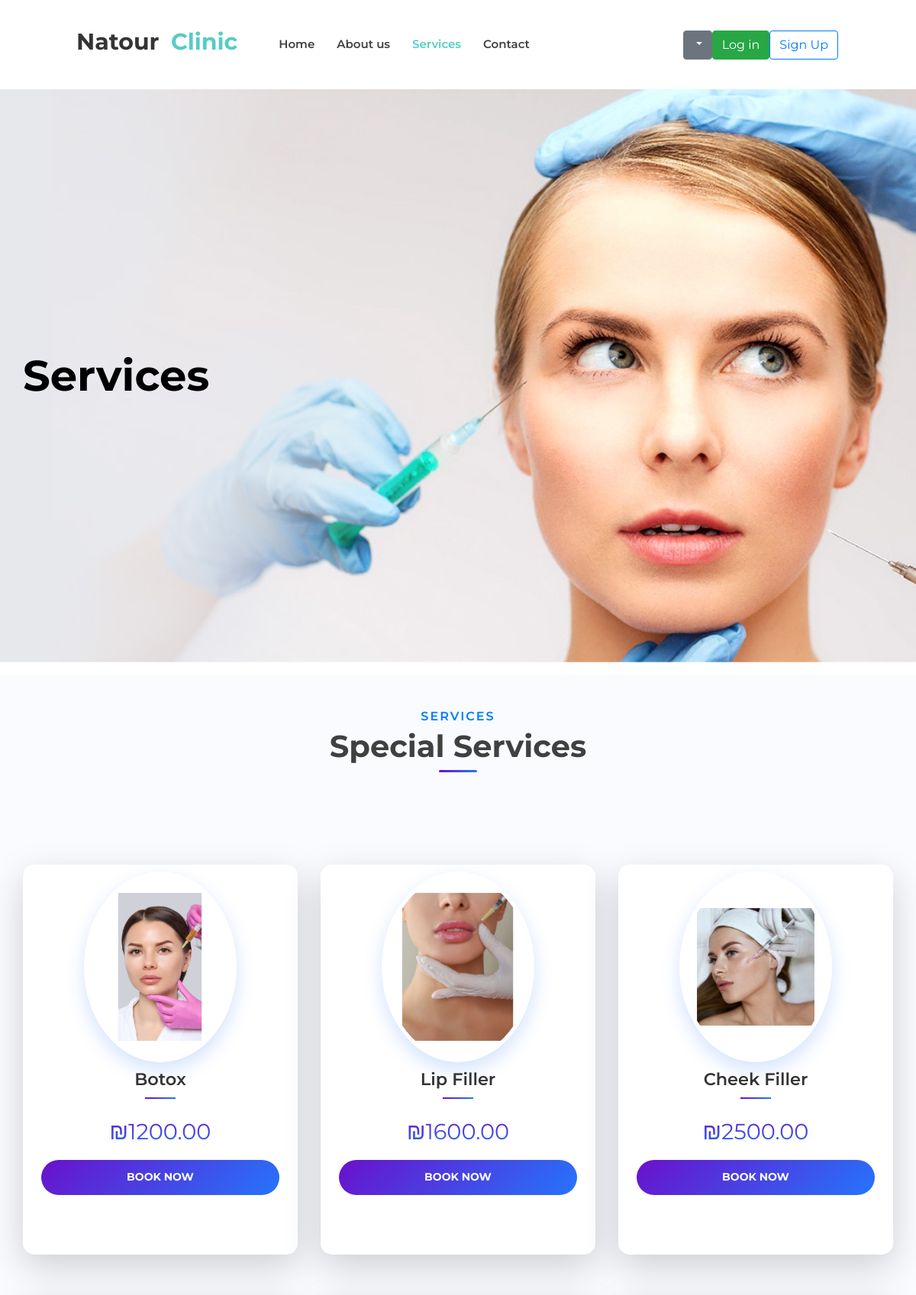
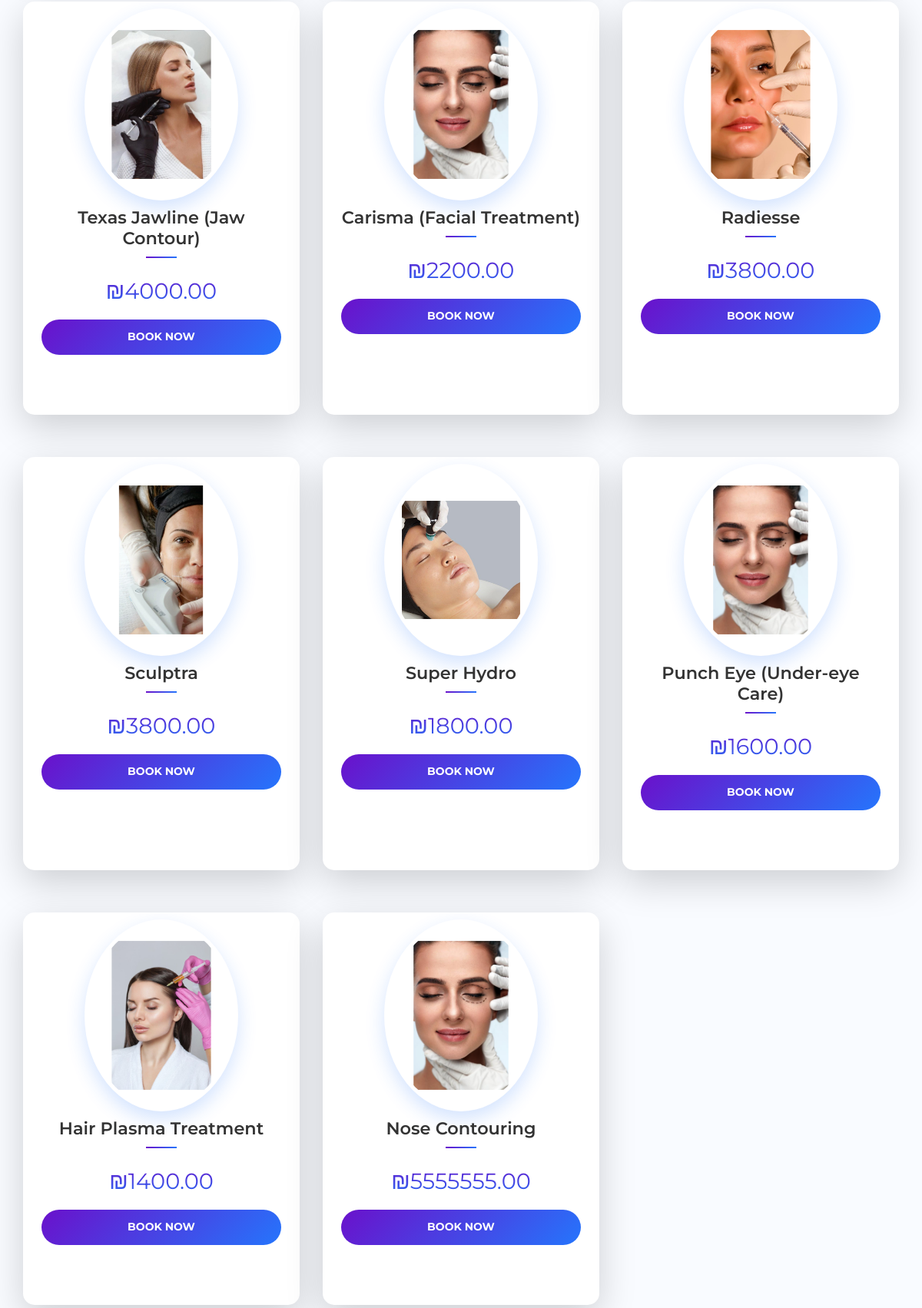
Page /services/ (upper part) on the committed database (2 pictures, top to bottom).
### home/models.py (models this page shows, shortened)
class Service(models.Model):
    name = models.CharField(max_length=255, verbose_name="اسم الخدمة")
    price = models.DecimalField(max_digits=10, decimal_places=2, verbose_name="السعر")
    icon = models.ImageField(upload_to='service_icons/', verbose_name="الأيقونة")
    is_active = models.BooleanField(default=True, verbose_name="نشط؟")
    class Meta:
        verbose_name = "خدمة"
        verbose_name_plural = "الخدمات"

### services/views.py (the view)
# urls.py: path('services/', include('services.urls', namespace='services')),
def services(request):
    service = Service.objects.filter(is_active=True)[:20]
    return render(request, 'services/services.html',{'service': service})

### services/templates/services/services.html (shortened to what this page needs)
{% extends 'base.html' %}
{% load i18n %}
{% load static %}
{% block body %}
    <div class="home d-flex flex-column align-items-start justify-content-end">
        <div class="parallax_background parallax-window" data-parallax="scroll" data-image-src="{% static 'images/yah.jpg' %}" data-speed="0.8"></div>
        <div class="home_container">
            <div class="container">
                <div class="row">
                    <div class="col">
                        <div class="home_content animated-content">
                            <div class="home_title">{% trans 'Services' %}</div>
                        </div>
                    </div>
                </div>
            </div>
        </div>
    </div>
    <div class="services py-5">
        <div class="container">
            <div class="row">
                <div class="col text-center">
                    <div class="section_title_container mb-5">
                        <div class="section_subtitle text-primary mb-2">{% trans 'Services'%}</div>
                        <div class="section_title"><h2>{% trans 'Special Services'%}</h2></div>
                    </div>
                </div>
            </div>
            <div class="row services_row">
                {% for service in service %}
                    <div class="col-xl-4 col-md-6 service_col">
                        <div class="service text-center shadow-lg rounded-lg p-4 mb-5 hover-effect">
                            <div class="image_container mb-4">
                                <div class="image_circle">
                                    <img src="{{ service.icon.url }}" alt="{{ service.name }}" class="service-img">
                                </div>
                            </div>
                            <div class="service_title mb-3 fw-bold">{{ service.name }}</div>
                            <div class="service_price mb-3 text-primary fw-bold">₪{{ service.price }}</div>
                            <div class="button_container">
                                <a href="{% url 'services:order_summary' service.id %}" class="button button_1 intro_button trans_200"> {% trans 'Book Now' %}</a>
                            </div>
                        </div>
                    </div>
                {% endfor %}
            </div>
        </div>
    </div>
    {% endblock body %}

### templates/base.html (shortened to what this page needs)
<!DOCTYPE html>
{% load static %}
<html lang="en">
<head>
    <link rel="stylesheet" type="text/css" href="{% static 'styles/bootstrap-4.1.2/bootstrap.min.css' %}">
    <link href="{% static 'plugins/font-awesome-4.7.0/css/font-awesome.min.css' %}" rel="stylesheet" type="text/css">
    <link rel="stylesheet" type="text/css" href="{% static 'plugins/OwlCarousel2-2.2.1/owl.carousel.css' %}">
    <link rel="stylesheet" type="text/css" href="{% static 'plugins/OwlCarousel2-2.2.1/owl.theme.default.css' %}">
    <link rel="stylesheet" type="text/css" href="{% static 'plugins/OwlCarousel2-2.2.1/animate.css' %}">
    <link href="{% static 'plugins/jquery-datepicker/jquery-ui.css' %}" rel="stylesheet" type="text/css">
    <link rel="stylesheet" type="text/css" href="{% static 'styles/main_styles.css' %}">
    <link rel="stylesheet" type="text/css" href="{% static 'styles/responsive.css' %}">
    <link rel="stylesheet" href="https://cdnjs.cloudflare.com/ajax/libs/font-awesome/4.7.0/css/font-awesome.min.css">
    <link rel="stylesheet" href="https://cdnjs.cloudflare.com/ajax/libs/font-awesome/6.0.0/css/all.min.css"/>
    <link rel="stylesheet" href="https://cdnjs.cloudflare.com/ajax/libs/font-awesome/6.5.0/css/all.min.css">
</head>
<body>
    <div class="super_container">
    {% include 'parts/navbar.html' %}
    {% block body %}
    {% endblock %}
</body>
</html>

### templates/parts/navbar.html (shortened to what this page needs)
{% load static %}
{% load i18n %}
<header class="header trans_400">
    <div class="header_content d-flex flex-row align-items-center justify-content-between trans_400">
        <div class="logo">
            <a href="/">
                <div>Natour<span> Clinic </span></div>
            </a>
        </div>
        <nav class="main_nav d-none d-lg-block">
            <ul class="d-flex flex-row align-items-center">
                <li {% if request.path == '/' or 'home' in request.path %} class="active" {% endif %}><a href="{% url 'home:home' %}">{% trans 'Home' %}</a></li>
                <li {% if 'about' in request.path %} class="active" {% endif %}><a href="{% url 'about:about' %}">{% trans 'About us' %}</a></li>
                <li {% if 'services' in request.path %} class="active" {% endif %}><a href="{% url 'services:services' %}">{% trans 'Services' %}</a></li>
                <li {% if 'contact' in request.path %} class="active" {% endif %}><a href="{% url 'contact:send_text' %}">{% trans 'Contact' %}</a></li>
            </ul>
        </nav>
        <div class="d-none d-lg-flex align-items-center ml-auto gap-3">
            <form id="language-form" action="{% url 'set_language' %}" method="post" class="d-flex align-items-center">
                <div class="dropdown">
                    <button class="btn btn-secondary dropdown-toggle" type="button" id="dropdownMenuButton" data-bs-toggle="dropdown" aria-expanded="false">
                    </button>
                </div>
            </form>
            {% if user.is_authenticated %}
                <div class="dropdown">
                    <button class="btn btn-primary dropdown-toggle" type="button" id="profileDropdown" data-bs-toggle="dropdown" aria-expanded="false">
                        <i class="fas fa-user-circle me-1"></i> {{ user.username }}
                    </button>
                    <ul class="dropdown-menu dropdown-menu-end" aria-labelledby="profileDropdown">
                        <li><a class="dropdown-item" href="{% url 'accounts:profile' %}">
                            <i class="fas fa-user me-2"></i>{% trans 'Profile' %}
                        </a></li>
                        <li>
                            <form method="post" action="{% url 'account_logout' %}" class="d-inline">
                                {% csrf_token %}
                                <button type="submit" class="dropdown-item text-danger"><i class="fas fa-sign-out-alt me-2"></i>{% trans 'Logout' %}</button>
                            </form>
                        </li>
                    </ul>
                </div>
            {% else %}
                <div class="d-flex gap-2">
                    <a href="{% url 'account_login' %}" class="btn btn-success">{% trans 'Log in'%}</a>
                    <a href="{% url 'account_signup' %}" class="btn btn-outline-primary">{% trans 'Sign Up' %}</a>
                </div>
            {% endif %}
        </div>
    </div>
</header>

### templates/parts/footer.html (shortened to what this page needs)
{% load i18n %}

### project/static/styles/main_styles.css (style rules this page uses)
* { margin: 0; padding: 0; -webkit-font-smoothing: antialiased; -webkit-text-shadow: rgba(0,0,0,.01) 0 0 1px; text-shadow: rgba(0,0,0,.01) 0 0 1px; }
body { font-family: 'Montserrat', sans-serif; font-size: 14px; font-weight: 400; background: #FFFFFF; color: #a5a5a5; }
div { display: block; position: relative; -webkit-box-sizing: border-box; -moz-box-sizing: border-box; box-sizing: border-box; }
ul { list-style: none; margin-bottom: 0px; }
a { -webkit-transition: all 200ms ease; -moz-transition: all 200ms ease; -ms-transition: all 200ms ease; -o-transition: all 200ms ease; transition: all 200ms ease; }
a, a:hover, a:visited, a:active, a:link { text-decoration: none; -webkit-font-smoothing: antialiased; -webkit-text-shadow: rgba(0,0,0,.01) 0 0 1px; text-shadow: rgba(0,0,0,.01) 0 0 1px; }
h2 { font-size: 48px; }
h1, h2, h3, h4, h5, h6 { font-family: 'Montserrat', sans-serif; -webkit-font-smoothing: antialiased; -webkit-text-shadow: rgba(0,0,0,.01) 0 0 1px; text-shadow: rgba(0,0,0,.01) 0 0 1px; line-height: 1.2; color: #404040; }
.trans_200 { -webkit-transition: all 200ms ease; -moz-transition: all 200ms ease; -ms-transition: all 200ms ease; -o-transition: all 200ms ease; transition: all 200ms ease; }
.trans_400 { -webkit-transition: all 400ms ease; -moz-transition: all 400ms ease; -ms-transition: all 400ms ease; -o-transition: all 400ms ease; transition: all 400ms ease; }
.super_container { width: 100%; overflow: hidden; }
.parallax-window { min-height: 400px; background: transparent; }
.parallax_background { position: absolute; top: 0; left: 0; width: 100%; height: 100%; }
.button { height: 46px; border-radius: 20px; }
.button_1 { background: #fd556d; border: solid 2px transparent; }
.section_subtitle { font-size: 18px; font-weight: 500; color: #a6abb2; line-height: 0.75; }
.section_title { margin-top: 9px; }
.header { position: fixed; top: 0; left: 0; width: 100vw; z-index: 100; background: #FFFFFF; }
.header_content { width: 100%; height: 117px; padding-left: 100px; padding-right: 102px; }
.logo a > div:first-child { font-size: 30px; font-weight: 700; line-height: 0.75; color: #353535; }
.logo a > div:first-child span { color: #57ccc3; margin-left: 7px; }
.main_nav { margin-left: 226px; }
.main_nav ul li a { font-size: 15px; font-weight: 600; color: #404040; white-space: nowrap; }
.main_nav ul li a:hover, .main_nav ul li.active a { color: #57ccc3; }
.main_nav ul li:not(:last-child) { margin-right: 33px; }
.home { width: 100%; height: 768px; margin-top: 117px; }
.home_container { position: absolute; top: 50%; -webkit-transform: translateY(-50%); -moz-transform: translateY(-50%); -ms-transform: translateY(-50%); -o-transform: translateY(-50%); transform: translateY(-50%); left: 0; width: 100%; }
.home_content { max-width: 550px; }
.home_title { font-size: 60px; color: #404040; line-height: 1.2; font-weight: 500; margin-top: -2px; }
.intro_button { width: 100%; font-size: 14px; font-weight: 700; color: #FFFFFF; text-transform: uppercase; border: solid 2px transparent; cursor: pointer; }
.services { background: #FFFFFF; padding-top: 91px; padding-bottom: 25px; }
.services_row { margin-top: 68px; }
.service_col { margin-bottom: 55px; }
.service_title { font-size: 20px; font-weight: 600; color: #404040; line-height: 1.2; margin-top: 17px; }

### project/static/styles/responsive.css (style rules this page uses)
@media only screen and (max-width: 1840px) { .main_nav { margin-left: 143px; } }
@media only screen and (max-width: 1600px) { .main_nav { margin-left: 54px; } }
@media only screen and (max-width: 1280px) { .main_nav ul li:not(:last-child) { margin-right: 29px; } }

### rows in the picture
Service: icon (picture), name "Botox", price "1200.00"
Service: icon (picture), name "Lip Filler", price "1600.00"
Service: icon (picture), name "Cheek Filler", price "2500.00"
Service: icon (picture), name "Texas Jawline (Jaw Contour)", price "4000.00"
Service: icon (picture), name "Carisma (Facial Treatment)", price "2200.00"
Service: icon (picture), name "Radiesse", price "3800.00"
Service: icon (picture), name "Sculptra", price "3800.00"
Service: icon (picture), name "Super Hydro", price "1800.00"
Service: icon (picture), name "Punch Eye (Under-eye Care)", price "1600.00"
Service: icon (picture), name "Hair Plasma Treatment", price "1400.00"
Service: icon (picture), name "Nose Contouring", price "5555555.00"
